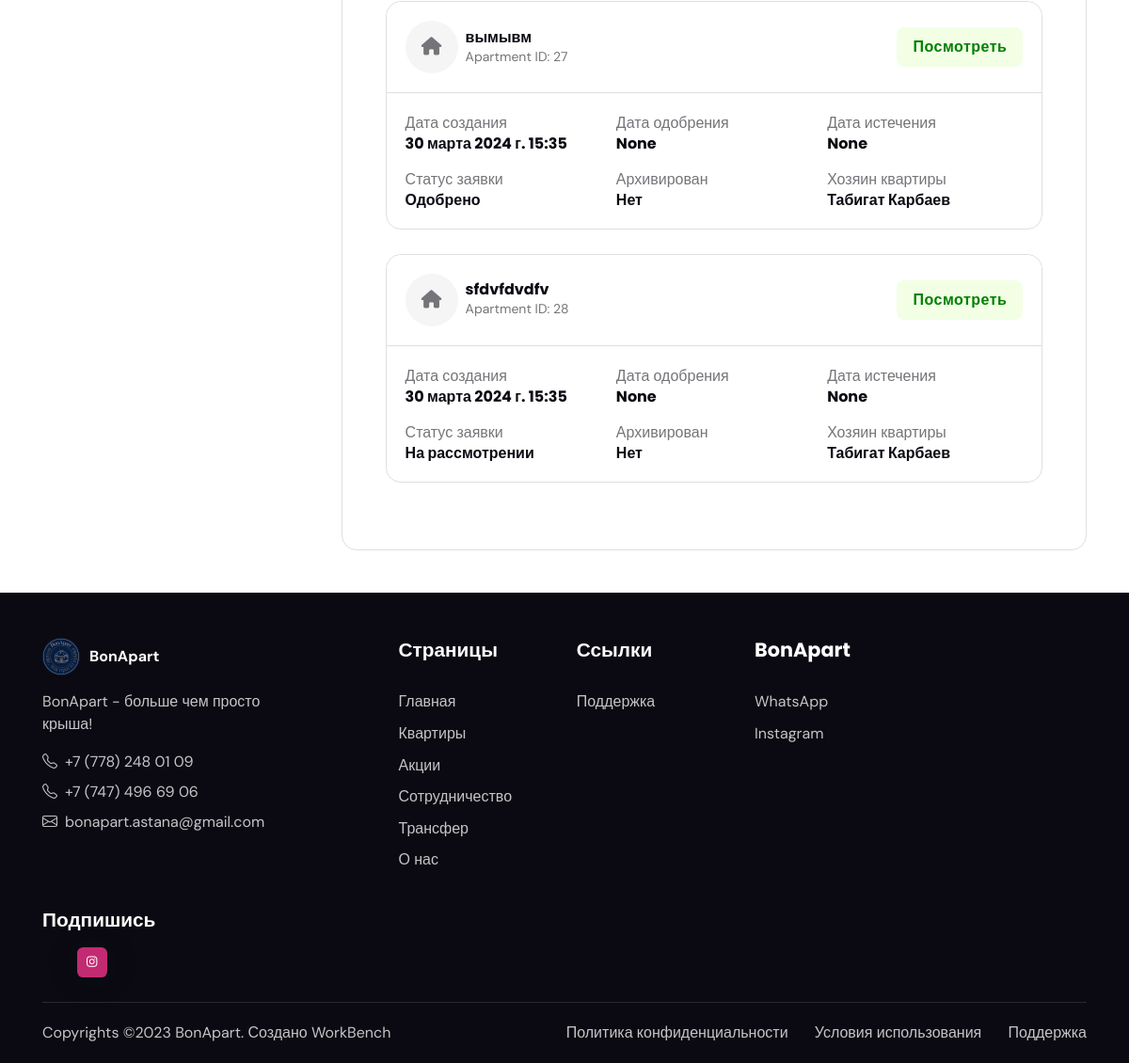
The page /users/my-apartments/ (signed in, lower part) on the database as committed earlier.
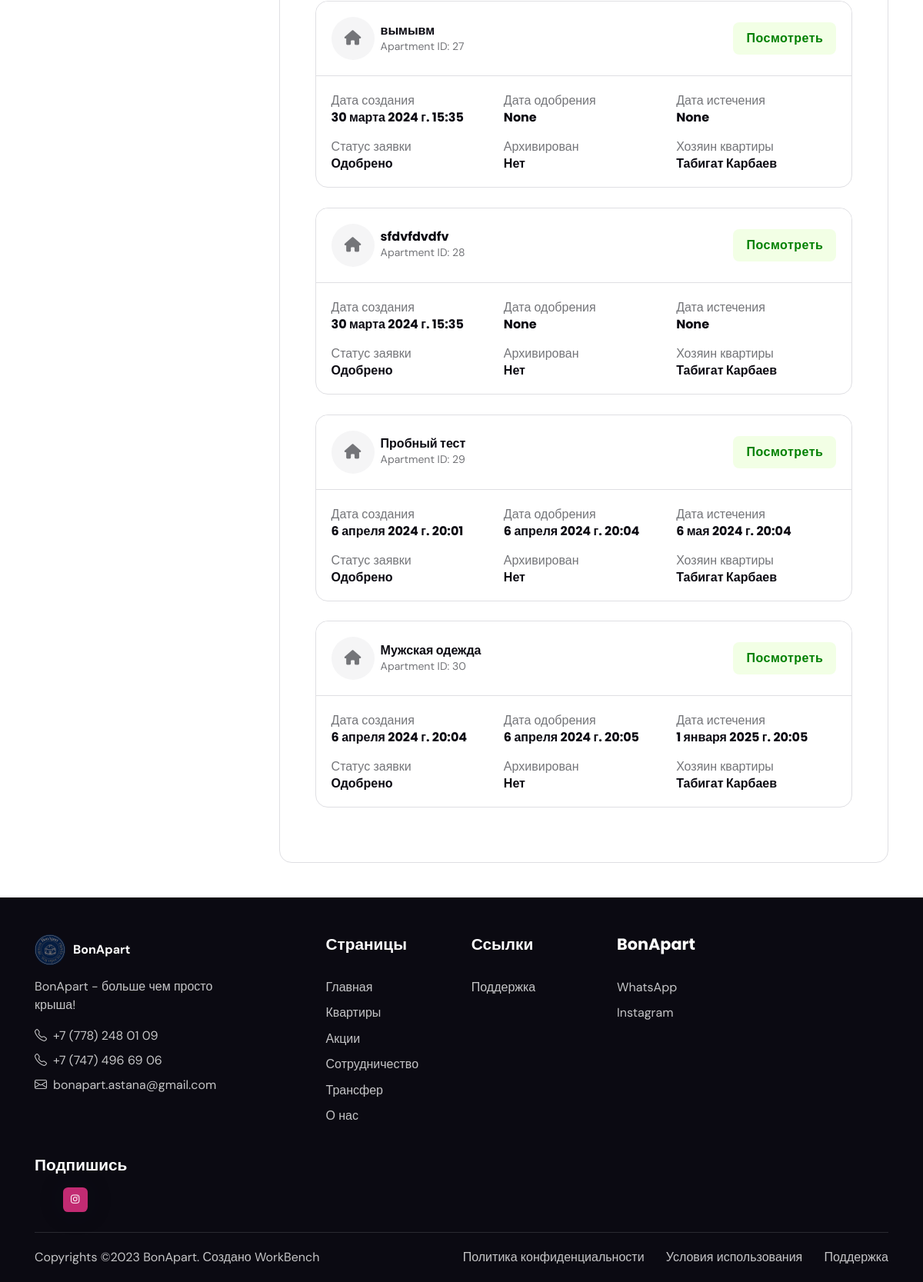
The same page on the database as committed later.
### apartments/models.py (models this page shows, shortened)
class Apartment(models.Model):
    DEAL_CHOICES = (
        ('daily_rent', 'Аренда по суточно'),
        ('monthly_rent', 'Аренда помесячно'),
        ('sale', 'Продажа'),
    )
    ROOM_COUNT = (
        ('1', '1'),
        ('2', '2'),
        ('3', '3'),
        ('4', '4'),
    )
    STATUS_CHOICES = (
        ('pending', 'На рассмотрении'),
        ('approved', 'Одобрено'),
        ('rejected', 'Отклонено'),
    )
    approval_date = models.DateTimeField(blank=True, null=True, verbose_name='Дата одобрения')
    expiry_date = models.DateTimeField(blank=True, null=True, verbose_name='Дата истечения срока годности')
    archived = models.BooleanField(default=False, verbose_name='В архиве')
    deal_type = models.CharField(max_length=20, choices=DEAL_CHOICES, default='daily_rent', verbose_name='Тип сделки')
    city = models.ForeignKey('City', on_delete=models.CASCADE, blank=True, null=True, verbose_name='Города')
    name = models.CharField(max_length=355, verbose_name = 'Название ЖК')
    address = models.CharField(max_length=355, verbose_name = 'Адрес ЖК', blank=True, null=True)
    description = models.TextField(verbose_name='Подробнее')
    side = models.CharField(max_length=255, verbose_name='Район', blank=True, null=True)
    capacity = models.PositiveIntegerField(default=2, verbose_name='Вместимость')
    room = models.CharField(choices=ROOM_COUNT, max_length=255 ,verbose_name='Комнат')
    square = models.PositiveIntegerField(default=37, verbose_name='Площадь')
    floor = models.PositiveIntegerField(default=5, verbose_name='Этаж')
    total_floors = models.PositiveSmallIntegerField(verbose_name='Кол-во этажей')
    singlebeds = models.PositiveSmallIntegerField(default=1, verbose_name='Односпальных мест')
    doublebeds = models.PositiveSmallIntegerField(default=1, verbose_name='Двухспальных мест')
    price = models.DecimalField(max_digits=10, decimal_places=2, verbose_name='Цена')
    video = models.URLField(blank=True, null=True, verbose_name='Видео-ролик')
    image1 = models.ImageField(upload_to='apartment_images/', blank=True, null=True)
    image2 = models.ImageField(upload_to='apartment_images/', blank=True, null=True)
    image3 = models.ImageField(upload_to='apartment_images/', blank=True, null=True)
    image4 = models.ImageField(upload_to='apartment_images/', blank=True, null=True)
    image5 = models.ImageField(upload_to='apartment_images/', blank=True, null=True)
    image6 = models.ImageField(upload_to='apartment_images/', blank=True, null=True)
    image7 = models.ImageField(upload_to='apartment_images/', blank=True, null=True)
    image8 = models.ImageField(upload_to='apartment_images/', blank=True, null=True)
    image9 = models.ImageField(upload_to='apartment_images/', blank=True, null=True)
    image10 = models.ImageField(upload_to='apartment_images/', blank=True, null=True)
    image11 = models.ImageField(upload_to='apartment_images/', blank=True, null=True)
    image12 = models.ImageField(upload_to='apartment_images/', blank=True, null=True)
    wifi = models.BooleanField(default=False, verbose_name='Wi-Fi')
    elevator = models.BooleanField(default=True, verbose_name='Лифт')
    air_conditioning = models.BooleanField(default=False, verbose_name='Кондиционер')
    parking = models.BooleanField(default=False, verbose_name='Платный паркинг')
    bath = models.BooleanField(default=False, verbose_name='Ванна')
    orthopedic_mattress = models.BooleanField(default=False, verbose_name='Ортопедический матрац')
    smart_tv = models.BooleanField(default=False, verbose_name='Smart TV')
    hairdryer = models.BooleanField(default=False, verbose_name='Фен')
    iron = models.BooleanField(default=False, verbose_name='Утюг')
    washing_machine = models.BooleanField(default=False, verbose_name='Стиральная машинка')
    fridge = models.BooleanField(default=False, verbose_name='Холодильник')
    electric_kettle = models.BooleanField(default=False, verbose_name='Электрический чайник')
    plate = models.BooleanField(default=False, verbose_name='Плита')
    mini_bar = models.BooleanField(default=False, verbose_name='Мини Бар')
    hygiene = models.BooleanField(default=False, verbose_name='Гигиенические принадлежности')
    dishes = models.BooleanField(default=False, verbose_name='Посуда')
    shower = models.BooleanField(default=False, verbose_name='Душ')
    timestamp = models.DateTimeField(auto_now_add=True, blank=True, null=True)
    status = models.CharField(max_length=20, choices=STATUS_CHOICES, default='pending')
    owner = models.ForeignKey(settings.AUTH_USER_MODEL, on_delete=models.CASCADE, related_name='owned_apartments', blank=True, null=True)
    def upload_to(self, filename):
        timestamp = datetime.now().strftime('%Y%m%d%H%M%S')
        filename_base, filename_ext = os.path.splitext(filename)
        filename = f"{timestamp}-{filename_base}{filename_ext}"
        return f"apartment_images/{filename}"
    def get_archive_bool(self):
        return "Да" if self.archived else "Нет"
    def get_status_type(self):
        return self.get_status_display()
    class Meta:
        verbose_name = 'Квартира'
        verbose_name_plural = 'Квартиры'

### users/models.py (models this page shows)
class CustomUser(AbstractUser):
    first_name = models.CharField(max_length=50)
    last_name = models.CharField(max_length=50)
    phone_number = models.CharField(max_length=50)
    photo = models.ImageField(blank=True)
    gender = models.CharField(max_length=10, choices=[('male', 'Мужской'), ('female', 'Женский'), ('other', 'Другой')],
                              blank=True, null=True)
    age = models.PositiveIntegerField(blank=True, null=True)
    address = models.CharField(max_length=255, blank=True)
    city = models.CharField(max_length=100, blank=True)
    def __str__(self):
        return f'{self.first_name} {self.last_name}'
    class Meta:
        verbose_name = 'Пользователь'
        verbose_name_plural = 'Пользователи'

### users/views.py (the view)
# urls.py: path('my-apartments/', UserApartmentsListView.as_view(), name='my-apartments'),
class UserApartmentsListView(LoginRequiredMixin, ListView):
    model = Apartment
    template_name = 'user_templates/my_apartments.html'
    context_object_name = 'user_apartments'
    def get_queryset(self):
        return Apartment.objects.filter(owner=self.request.user)

### templates/user_templates/my_apartments.html (shortened to what the changed rows need)
<!DOCTYPE html>
{% load static %}
<html lang="en" data-bs-theme="light"><head>
		<link rel="stylesheet" type="text/css" href="{% static 'css/all.min.css' %}">
		<link rel="stylesheet" type="text/css" href="{% static 'css/bootstrap-icons.css' %}">
		<link rel="stylesheet" type="text/css" href="{% static 'css/glightbox.css' %}">
		<link rel="stylesheet" type="text/css" href="{% static 'css/flatpickr.min.css' %}">
		<link rel="stylesheet" type="text/css" href="{% static 'css/choices.min.css' %}">
		<link rel="stylesheet" type="text/css" href="{% static 'css/tiny-slider.css' %}">
		<link rel="stylesheet" type="text/css" href="{% static 'css/style.css' %}">
</head>
<body class="dashboard">
<main>
<section class="pt-3">
	<div class="container">
		<div class="row">
			<div class="col-lg-8 col-xl-9 ps-xl-5">
				<div class="card border bg-transparent">
					<div class="card-body pl-3">
						<div class="tab-content p-2 p-sm-4" id="nav-tabContent">
							<div class="tab-pane fade show active" id="tab-1">
								{% for apartment in user_apartments %}
									<div class="card border mb-4">
									<div class="card-header border-bottom d-md-flex justify-content-md-between align-items-center">
										<div class="d-flex align-items-center">
											<div class="icon-lg bg-light rounded-circle flex-shrink-0"><i class="fa-solid fa-home"></i></div>
											<div class="ms-2">
												{% if apartment.archived %}
												<h6 class="card-title mb-0" style="color: red;">{{ apartment.name }}</h6>
												{% else %}
												<h6 class="card-title mb-0">{{ apartment.name }}</h6>
												{% endif %}
												<ul class="nav nav-divider small">
													{% if apartment.archived %}
													<li class="nav-item" style="color: red;">Apartment ID: {{ apartment.id }}</li>
													{% else %}
													<li class="nav-item">Apartment ID: {{ apartment.id }}</li>
													{% endif %}
												</ul>
											</div>
										</div>
										<div class="mt-2 mt-md-0">
											<a href="{% url 'apartments:apartaments-detail' pk=apartment.pk %}" class="btn btn-primary-soft mb-0">Посмотреть</a>
										</div>
									</div>
									<div class="card-body">
										<div class="row g-3">
											<div class="col-sm-6 col-md-4">
												<span>Дата создания</span>
												<h6 class="mb-0">{{ apartment.timestamp}}</h6>
											</div>
											<div class="col-sm-6 col-md-4">
												<span>Дата одобрения</span>
												<h6 class="mb-0">{{ apartment.approval_date}}</h6>
											</div>
											{% if apartment.archived %}
											<div class="col-sm-6 col-md-4">
												<span>Дата истечения</span>
												<h6 class="mb-0" style="color: red;">{{ apartment.expiry_date }}</h6>
											</div>
											{% else %}
											<div class="col-sm-6 col-md-4">
												<span>Дата истечения</span>
												<h6 class="mb-0">{{ apartment.expiry_date }}</h6>
											</div>
											{% endif %}
											<div class="col-md-4">
												<span>Статус заявки</span>
												<h6 class="mb-0">{{ apartment.get_status_type }}</h6>
											</div>
											<div class="col-md-4">
												<span>Архивирован</span>
												<h6 class="mb-0">{{ apartment.get_archive_bool }}</h6>
											</div>
											<div class="col-sm-6 col-md-4">
												<span>Хозяин квартиры</span>
												<h6 class="mb-0">{{ apartment.owner }}</h6>
											</div>
										</div>
									</div>
								</div>
								{% endfor %}
							</div>
						</div>
					</div>
				</div>
			</div>
		</div>
	</div>
</section>
</main>
</body>
</html>

Rows that differ between the two databases and show on the page:
changed Apartment "sfdvfdvdfv": get_status_type "На рассмотрении" → "Одобрено"
added Apartment: name "Пробный тест", id "29", timestamp "6 апреля 2024 г. 20:01", approval_date "6 апреля 2024 г. 20:04", expiry_date "6 мая 2024 г. 20:04", get_status_type "Одобрено", get_archive_bool "Нет", owner "Табигат Карбаев"
added Apartment: name "Мужская одежда", id "30", timestamp "6 апреля 2024 г. 20:04", approval_date "6 апреля 2024 г. 20:05", expiry_date "1 января 2025 г. 20:05", get_status_type "Одобрено", get_archive_bool "Нет", owner "Табигат Карбаев"
